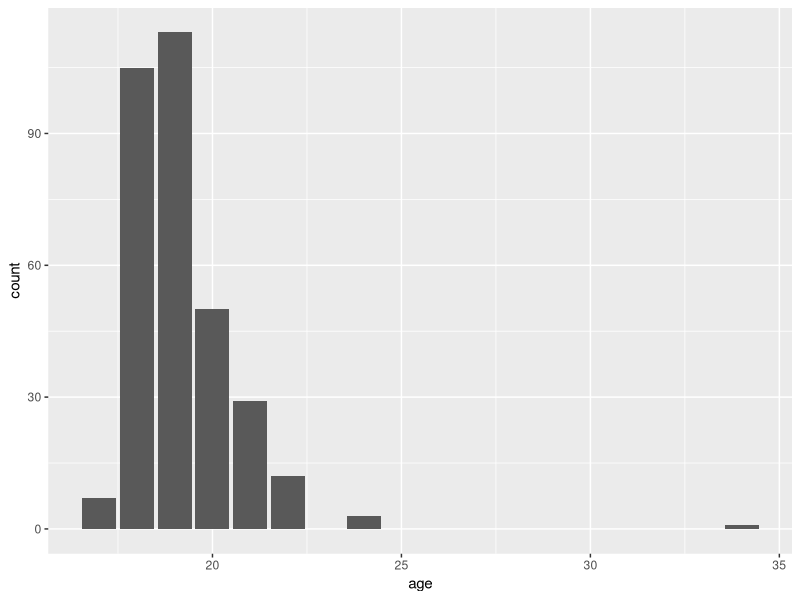
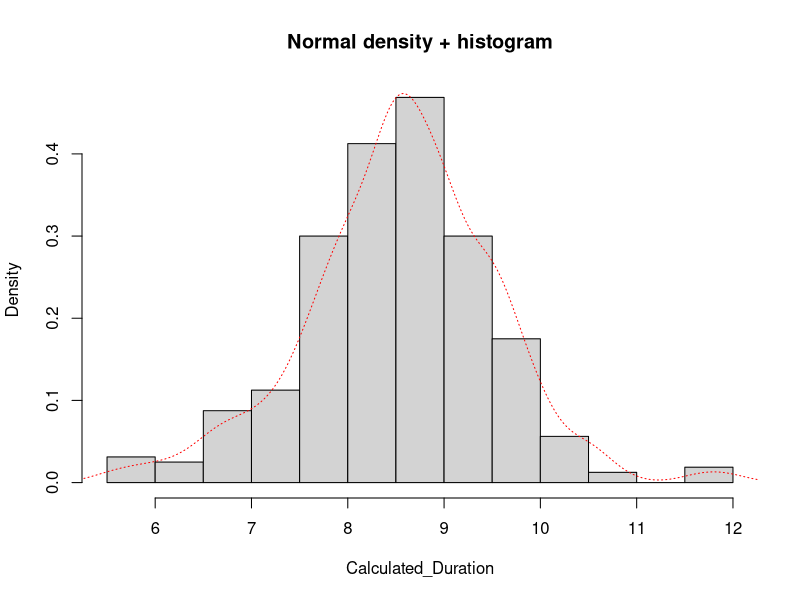
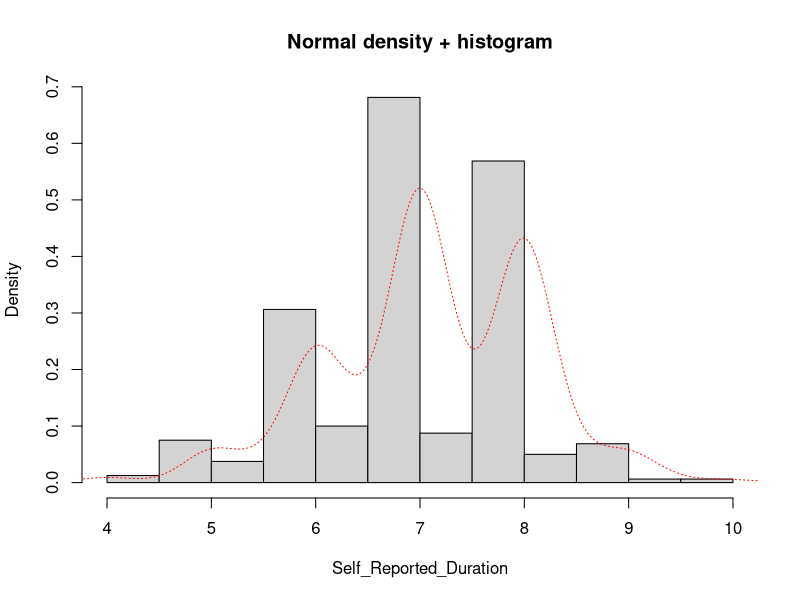
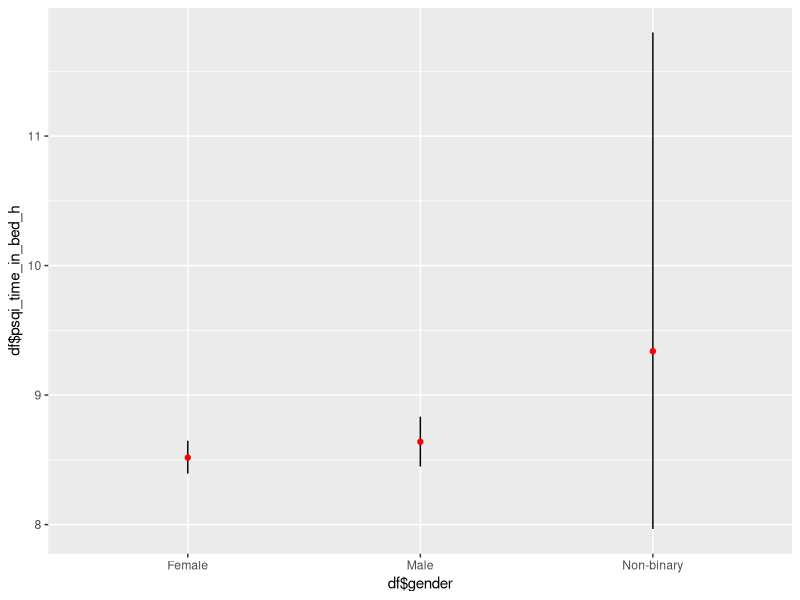
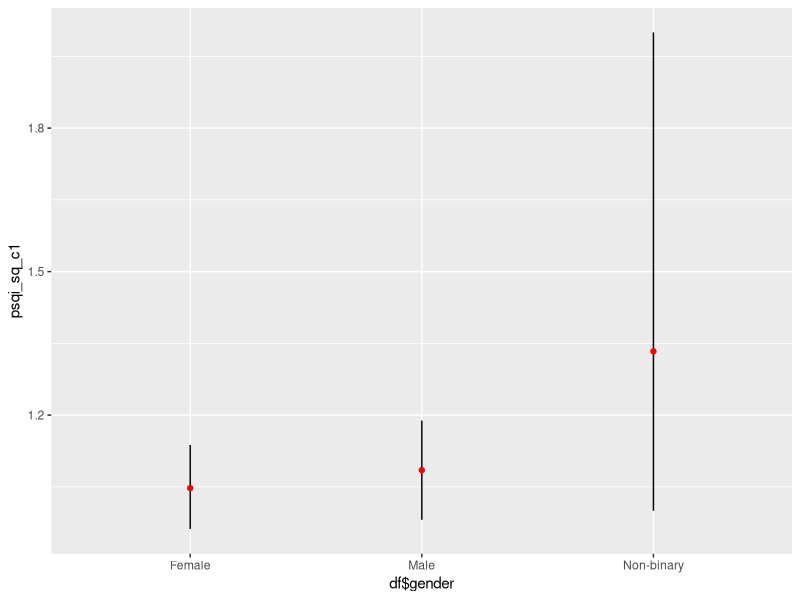
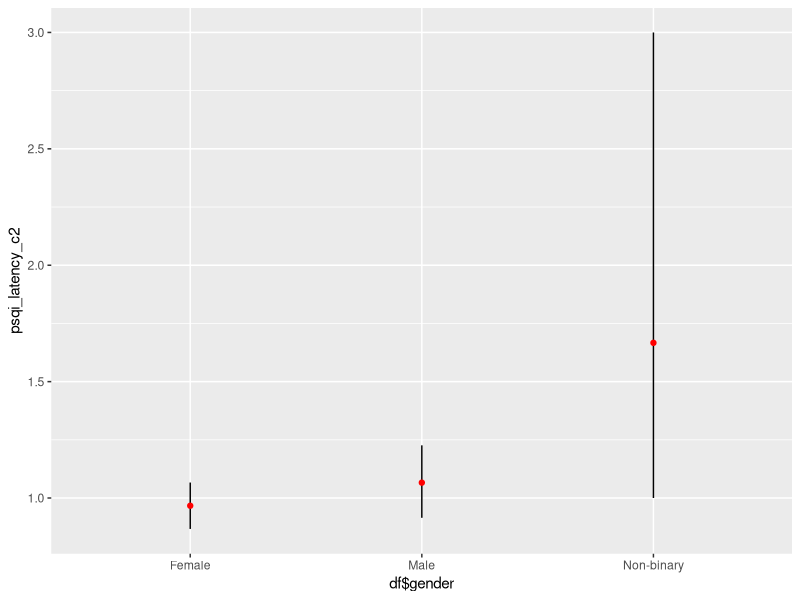
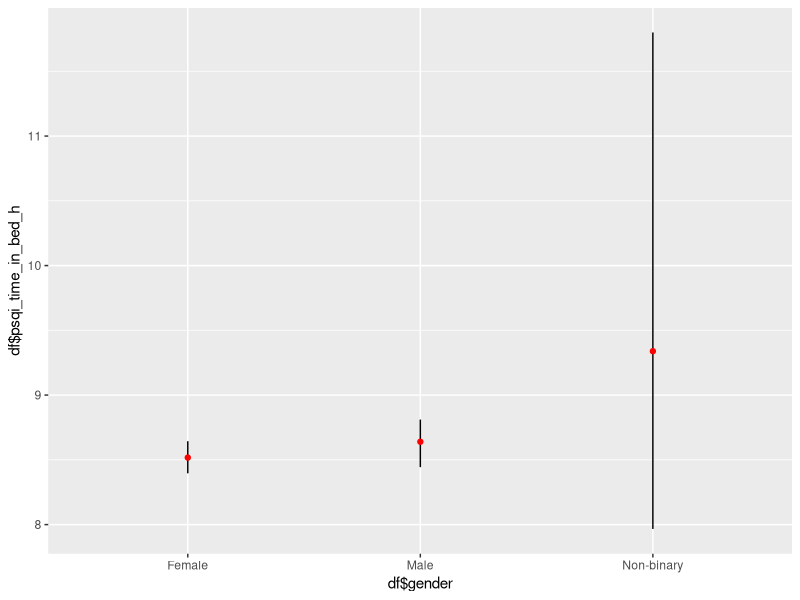
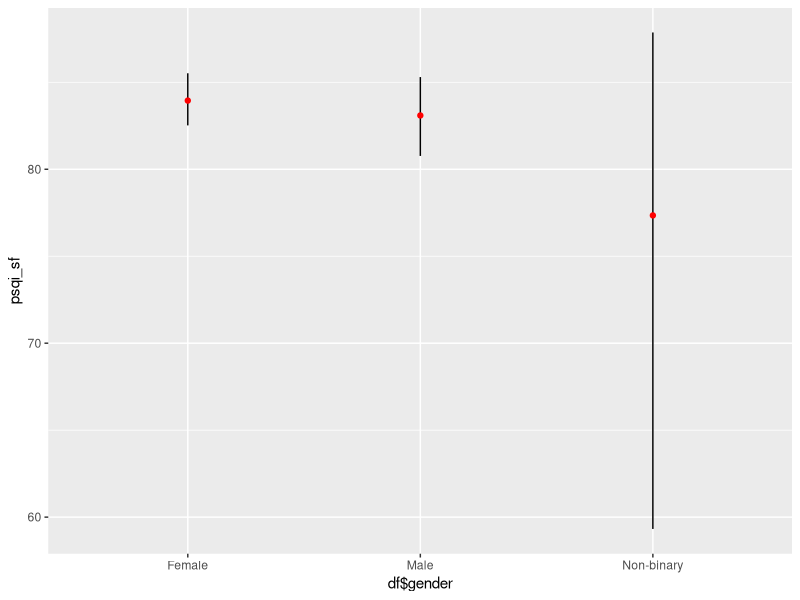

These charts were generated, in order, by the following R code: (Note: this script raises an error after producing the figures.)
## ---- chunk 1
library(tidyverse)
library(psych)
library(GGally)
library(Hmisc)
library(kableExtra)
library(cowplot)
## ---- chunk 2
df1 <- read.csv("data/data_questionnaire_complete.csv")
## ---- chunk 3
df1 <- df1 %>% 
 filter(psqi_time_in_bed_h < 13)
## ---- chunk 4
# get the clean dataframe
df <- df1 %>% 
  filter(!is.na(psqi_sq_c1),!is.na(pers_neg_total), !is.na(pers_pos_total))
## ---- chunk 5
df <- df %>% 
  mutate (psqi_sf = case_when(
    df$psqi_sf > 100 ~ 100,
    df$psqi_sf <= 100 ~ df$psqi_sf
    ))
## ---- chunk 6
### Age Distribution

ggplot(data = df,
       mapping = aes(x = age)) +
  geom_bar() 

describe(df$age)
sd(df$age, na.rm = FALSE)

describe.by(df$age, df$gender)

### Race 

table(df$race)

### Duration Calculated and Self-Reported

Calculated_Duration <- na.omit(df$psqi_time_in_bed_h)
hist(Calculated_Duration,prob=TRUE,main="Normal density + histogram")
  lines(density(Calculated_Duration),lty="dotted",col="red")
  
sd(df$psqi_time_in_bed_h, na.rm = FALSE)
mean(df$psqi_time_in_bed_h, na.rm = FALSE)
  
Self_Reported_Duration <- na.omit(df$psqi_4)
hist(Self_Reported_Duration,prob=TRUE,main="Normal density + histogram")
  lines(density(Self_Reported_Duration),lty="dotted",col="red")
  
sd(df$psqi_4, na.rm = FALSE)
mean(df$psqi_4, na.rm = FALSE)

cor.test(df$psqi_4, df$psqi_time_in_bed_h)
### Duration and Gender

ggplot(data = df,
       mapping = aes(x = df$gender,
                     y = df$psqi_time_in_bed_h,
                     ))+
  stat_summary(fun.data = "mean_cl_boot",
               geom = "linerange") +
  stat_summary(fun.y = "mean",
               geom = "point",
               color = "red")

### PSQI Components Gender

ggplot(data = df,
       mapping = aes(x = df$gender,
                     y = psqi_sq_c1,
                     ))+
  stat_summary(fun.data = "mean_cl_boot",
               geom = "linerange") +
  stat_summary(fun.y = "mean",
               geom = "point",
               color = "red")

ggplot(data = df,
       mapping = aes(x = df$gender,
                     y = psqi_latency_c2,
                     ))+
  stat_summary(fun.data = "mean_cl_boot",
               geom = "linerange") +
  stat_summary(fun.y = "mean",
               geom = "point",
               color = "red")

ggplot(data = df,
       mapping = aes(x = df$gender,
                     y = df$psqi_time_in_bed_h,
                     ))+
  stat_summary(fun.data = "mean_cl_boot",
               geom = "linerange") +
  stat_summary(fun.y = "mean",
               geom = "point",
               color = "red")

ggplot(data = df,
       mapping = aes(x = df$gender,
                     y = psqi_sf,
                     ))+
  stat_summary(fun.data = "mean_cl_boot",
               geom = "linerange") +
  stat_summary(fun.y = "mean",
               geom = "point",
               color = "red")

SleepQualityDes <- describe(df$psqi_sq_c1)
SleepLatencyDes <- describe(df$psqi_latency_c2)
SleepDurationDes <- describe(df$psqi_duration_c3)
SleepEffeciencyDes <- describe(df$psqi_sf)

DistrPSQIGender <- describeBy (df$psqi_total,group = df$gender)

### distribution of PSQI scores
PSQItotalMean <- df$psqi_total/4
PSQItotalDes <- describe(PSQItotalMean)

ggplot(data = df,
       mapping = aes(x = PSQItotalMean)) +
  geom_density() 


# tempx <- na.omit(df$psqi_total)
# tempx <- tempx / 4
# hist(x,prob=TRUE,main="Normal density + histogram")
#   lines(density(x),lty="dotted",col="red")
                     
## ---- chunk 7
###Test

ggplot(df, aes(x = psqi_total))+
  geom_histogram(aes(y=..density..), colour="black", fill="white")+
  geom_density(alpha=.2, fill="red") 

## ---- chunk 8
### Selecting Items
psqi.df <- df %>% 
  select(psqi_sq_c1,psqi_latency_c2,psqi_duration_c3,psqi_sf_c4)

### Componenten Consistency

alpha(psqi.df)

describe(psqi.df)

### intercorrelation

ggpairs(df %>% 
  select(psqi_sq_c1, psqi_latency_c2, psqi_time_in_bed_h, psqi_sf))

### distribution PSQI_total
PSQI_Total <- df$psqi_total / 4

ggplot(df, aes(x = PSQI_Total))+
  geom_histogram(aes(y=..density..), colour="black", fill="white")+
  geom_density(alpha=.2, fill="red")

sd(PSQI_Total, na.rm = FALSE)
mean(PSQI_Total, na.rm = FALSE)

sd(df$psqi_2, na.rm = FALSE)
mean(df$psqi_2, na.rm = FALSE)

sd(df$psqi_sq_c1, na.rm = FALSE)
mean(df$psqi_sq_c1, na.rm = FALSE)

sd(df$psqi_sf, na.rm = FALSE)
mean(df$psqi_sf, na.rm = FALSE)

sd(df$psqi_4, na.rm = FALSE)
mean(df$psqi_4, na.rm = FALSE)

## ---- chunk 9
### PSQI 1 and NEG
p1 <- ggplot(data = df, mapping = aes(x = 4-psqi_sq_c1, y = pers_neg_total)) +
  geom_point(alpha = .5, position = position_jitter(width = .2)) +
  geom_smooth(method = "lm")+
  labs(x = "subjective sleep quality",
       y = "PERS negative reactivity",
       title = "Subjective sleep quality")+
  scale_x_continuous(breaks = c(1, 2, 3, 4),
                     labels = c("Very bad", "Fairly bad", "Fairly good", "Very good"))
# ggsave("plots/pers_neg1.png", width = 4, height = 3)


tmp2 <- lm(df$pers_neg_total ~ df$psqi_sq_c1, data = df)
summary(tmp2)

### which part is contributes to that relationship most (IT IS INTENSITY)

tmp3 <- lm(df$psqi_sq_c1 ~df$pers_neg_act + df$pers_neg_dur + df$pers_neg_int, data = df)
summary(tmp3)

tmp7 <- lm(df$pers_neg_dur ~ df$psqi_sq_c1, data = df)
summary(tmp7)

tmp4 <- lm(df$pers_neg_act ~ df$psqi_sq_c1, data = df)
summary(tmp4)

tmp8 <- lm(df$pers_neg_int ~ df$psqi_sq_c1, data = df)
summary(tmp8)

### PSQI Pos

p2 <- ggplot(data = df, mapping = aes(x = 4- psqi_sq_c1, y = pers_pos_total)) +
  geom_point(alpha = .5, position = position_jitter(width = .2)) +
  geom_smooth(method = "lm")+
  labs(x = "subjective sleep quality",
       y = "PERS positive reactivity",
       title = "Subjective sleep quality")+
  scale_x_continuous(labels = c("Very bad", "Fairly bad", "Fairly good", "Very good"))

tmp3 <- lm(df$psqi_sq_c1 ~df$pers_pos_act + df$pers_pos_dur + df$pers_pos_int, data = df)
summary(tmp3)

tmp4 <- lm(df$pers_pos_total ~ df$psqi_sq_c1, data = df)
summary(tmp4)

tmp4 <- lm(df$pers_pos_dur ~ df$psqi_sq_c1, data = df)
summary(tmp4)

tmp4 <- lm(df$pers_pos_act ~ df$psqi_sq_c1, data = df)
summary(tmp4)

tmp4 <- lm(df$pers_pos_int ~ df$psqi_sq_c1, data = df)
summary(tmp4)

## ---- chunk 10
### PSQI 2 and NEG
p3 <- ggplot(data = df, mapping = aes(x = psqi_latency_c2, y = pers_neg_total)) +
  geom_point(alpha = .5, position = position_jitter(width = .2)) +
  geom_smooth(method = "lm")+
  labs(x = "sleep onset latency",
       y = "PERS negative reactivity",
       title = "Sleep onset latency")+
  scale_x_continuous(labels = c("0-15 min", "16-30 min", "31-60 min", "> 60 min"))


tmp2 <- lm(df$pers_neg_total ~ df$psqi_latency_c2, data = df)
summary(tmp2)

### which part is contributes to that relationship most (IT IS INTENSITY)

tmp3 <- lm(df$psqi_latency_c2 ~df$pers_neg_act + df$pers_neg_dur + df$pers_neg_int, data = df)
summary(tmp3)

tmp7 <- lm(df$pers_neg_dur ~ df$psqi_latency_c2, data = df)
summary(tmp7)

tmp4 <- lm(df$pers_neg_act ~ df$psqi_latency_c2, data = df)
summary(tmp4)

tmp8 <- lm(df$pers_neg_int ~ df$psqi_latency_c2, data = df)
summary(tmp8)

### PSQI Pos

p4 <- ggplot(data = df, mapping = aes(x = psqi_latency_c2, y = pers_pos_total)) +
  geom_point(alpha = .5, position = position_jitter(width = .2)) +
  geom_smooth(method = "lm")+
  labs(x = "sleep onset latency",
       y = "PERS positive reactivity",
       title = "Sleep onset latency")+
  scale_x_continuous(labels = c("0-15 min", "16-30 min", "31-60 min", "> 60 min"))

### which part is contributes to that relationship most (IT IS INTENSITY)

tmp3 <- lm(df$psqi_latency_c2 ~df$pers_pos_act + df$pers_pos_dur + df$pers_pos_int, data = df)
summary(tmp3)

tmp4 <- lm(df$pers_pos_total ~ df$psqi_latency_c2, data = df)
summary(tmp4)

tmp4 <- lm(df$pers_pos_dur ~ df$psqi_latency_c2, data = df)
summary(tmp4)

tmp4 <- lm(df$pers_pos_act ~ df$psqi_latency_c2, data = df)
summary(tmp4)

tmp4 <- lm(df$pers_pos_int ~ df$psqi_latency_c2, data = df)
summary(tmp4)
## ---- chunk 11
### PSQI 3 and NEG
p5 <- ggplot(data = df, mapping = aes(x = psqi_4, y = pers_neg_total)) +
  geom_point(alpha = .5, position = position_jitter(width = .1)) +
  geom_smooth(method = "lm")+
  labs(x = "sleep duration (hours)",
       y = "PERS negative reactivity",
       title = "Sleep duration")


tmp2 <- lm(df$pers_neg_total ~ df$psqi_time)
summary(tmp2)

### which part is contributes to that relationship most (IT IS INTENSITY)

tmp3 <- lm(df$psqi_4 ~df$pers_neg_act + df$pers_neg_dur + df$pers_neg_int, data = df)
summary(tmp3)

tmp7 <- lm(df$pers_neg_dur ~ df$psqi_time, data = df)
summary(tmp7)

tmp4 <- lm(df$pers_neg_act ~ df$psqi_4, data = df)
summary(tmp4)

tmp8 <- lm(df$pers_neg_int ~ df$psqi_4, data = df)
summary(tmp8)

### PSQI Pos

p6 <- ggplot(data = df, mapping = aes(x = psqi_4, y = pers_pos_total)) +
  geom_point(alpha = .5, position = position_jitter(width = .1)) +
  geom_smooth(method = "lm")+
  labs(x = "sleep duration (hours)",
       y = "PERS positive reactivity",
       title = "Sleep duration")

### which part is contributes to that relationship most (IT IS INTENSITY)

tmp3 <- lm(df$psqi_4 ~ df$pers_pos_act + df$pers_pos_dur + df$pers_pos_int, data = df)
summary(tmp3)

tmp4 <- lm(df$pers_pos_total ~ df$psqi_4, data = df)
summary(tmp4)

tmp4 <- lm(df$pers_pos_dur ~ df$psqi_4, data = df)
summary(tmp4)

tmp4 <- lm(df$pers_pos_act ~ df$psqi_4, data = df)
summary(tmp4)

tmp4 <- lm(df$pers_pos_int ~ df$psqi_4, data = df)
summary(tmp4)

## CORRELATION BETWEEN REPORTED AND CALCULATED DURATION

tmp2 <- lm(df$psqi_time_in_bed_h ~ df$psqi_4, data = df)
summary(tmp2)

# r^2 = .145 
## ---- chunk 12

### PSQI 4 and NEG
p7 <- ggplot(data = df, mapping = aes(x = psqi_sf, y = pers_neg_total)) +
  geom_point(alpha = .5) +
  geom_smooth(method = "lm")+
  labs(x = "sleep efficiency (%)",
       y = "PERS negative reactivity",
       title = "Sleep efficiency")

tmp2 <- lm(df$pers_neg_total ~ df$psqi_sf, data = df)
summary(tmp2)

### which part is contributes to that relationship most (IT IS INTENSITY)

tmp3 <- lm(df$psqi_sf ~df$pers_neg_act + df$pers_neg_dur + df$pers_neg_int, data = df)
summary(tmp3)

tmp7 <- lm(df$pers_neg_dur ~ df$psqi_sf, data = df)
summary(tmp7)

tmp4 <- lm(df$pers_neg_act ~ df$psqi_sf, data = df)
summary(tmp4)

tmp8 <- lm(df$pers_neg_int ~ df$psqi_sf, data = df)
summary(tmp8)

### PSQI Pos

p8 <- ggplot(data = df, mapping = aes(x = psqi_sf, y = pers_pos_total)) +
  geom_point(alpha = .5) +
  geom_smooth(method = "lm")+
  labs(x = "sleep efficiency (%)",
       y = "PERS positive reactivity",
       title = "Sleep efficiency")

### which part is contributes to that relationship most (IT IS INTENSITY)

tmp3 <- lm(df$psqi_sf ~ df$pers_pos_act + df$pers_pos_dur + df$pers_pos_int, data = df)
summary(tmp3)

tmp4 <- lm(df$pers_pos_total ~ df$psqi_sf, data = df)
summary(tmp4)

tmp4 <- lm(df$pers_pos_dur ~ df$psqi_sf, data = df)
summary(tmp4)

tmp4 <- lm(df$pers_pos_act ~ df$psqi_sf, data = df)
summary(tmp4)

tmp4 <- lm(df$pers_pos_int ~ df$psqi_sf, data = df)
summary(tmp4)

## ---- chunk 13
### Componenten Consistency
PERSpos.df <- df %>%  
  select(starts_with("pers_pos"), - pers_pos_total)

alpha(PERSpos.df)

PERSneg.df <- df %>% 
  select(starts_with("pers_neg"), - pers_neg_total) 
  
alpha(PERSneg.df)

PERS.df <- df %>% 
  select(participant, starts_with("pers_pos"), starts_with("pers_neg"))

describe(PERS.df)

### intercorrelation

ggpairs(df %>% 
  select(pers_pos_act, pers_pos_dur, pers_pos_int, pers_pos_total))

ggpairs(df %>% 
  select(pers_neg_act, pers_neg_dur, pers_neg_int, pers_neg_total))

sd(df$pers_neg_total, na.rm = FALSE)
mean(df$pers_neg_total, na.rm = FALSE)

sd(df$pers_pos_total, na.rm = FALSE)
mean(df$pers_pos_total, na.rm = FALSE)
## ---- chunk 14
plot_grid(p1, p5, p3, p7, nrow = 2)
ggsave("plots/pers_neg_correlation.png", width = 8, height = 6)

plot_grid(p2, p6, p4, p8)
ggsave("plots/pers_pos_correlation.png", width = 8, height = 6)


plot_grid(p5, p6, nrow = 2)
ggsave("plots/psqi_duration_correlation.png", width = 4, height = 6)
## ---- chunk 15

ggpairs(df %>% 
  select(psqi_sq_c1, psqi_latency_c2, psqi_4, psqi_sf, pers_pos_total, pers_neg_total))


## ---- chunk 16

# linear regression for standardized coefficients
lm(scale(pers_neg_total) ~ scale(psqi_sq_c1) + scale(psqi_latency_c2) + scale(psqi_4),data = df) %>% summary()

lm(scale(pers_pos_total) ~ scale(psqi_sq_c1) + scale(psqi_latency_c2) + scale(psqi_4),data = df) %>% summary()



anorex.1 <- lm(pers_neg_total ~ psqi_sq_c1 + psqi_latency_c2 + psqi_4 + psqi_sf ,data = df)
summary(anorex.1)

ggplot(data = df, mapping = aes(x = psqi_sf + psqi_latency_c2 + psqi_4 + psqi_sf, y = pers_neg_total)) +
  geom_point() +
  geom_smooth(method = "lm")

anorex.2 <- lm(df$pers_pos_total ~ df$psqi_sq_c1 + psqi_latency_c2 + psqi_4 + psqi_sf ,data = df)
summary(anorex.2)

ggplot(data = df, mapping = aes(x = psqi_sf + psqi_latency_c2 + psqi_4 + psqi_sf, y = pers_pos_total)) +
  geom_point() +
  geom_smooth(method = "lm")
## ---- chunk 17
ov <- df %>%
  select(psqi_total , psqi_sq_c1 , psqi_latency_c2 , psqi_4 , psqi_sf, pers_neg_total,pers_pos_total )

corr.test(ov)
